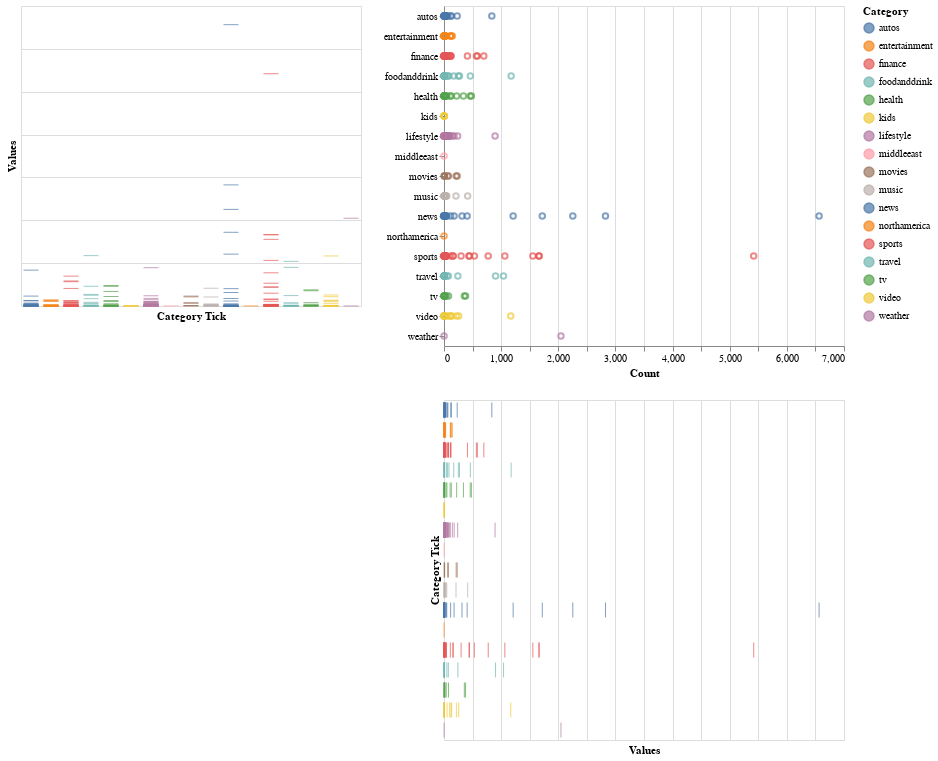

The cell this chart's notebook holds for it:
### Markdown cell above
## Altair: Scatter Plot - Interactive Dot Dash Plot
- Category

### Code cell
display(button)

# Configure the options common to all layers
brush = alt.selection(type='interval')
base = alt.Chart(df1).add_selection(brush)

# Configure the points
points = base.mark_point().encode(
    x=alt.X('Values', title='Count'),
    y=alt.Y('Category', title=''),
    color=alt.condition(brush, 'Category', alt.value('grey'))
)

# Configure the ticks
tick_axis = alt.Axis(labels=False, domain=False, ticks=False)

x_ticks = base.mark_tick().encode(
    alt.X('Values', axis=tick_axis),
    alt.Y('Category', title='Category Tick', axis=tick_axis),
    color=alt.condition(brush, 'Category', alt.value('lightgrey'))
)

y_ticks = base.mark_tick().encode(
    alt.X('Category', title='Category Tick', axis=tick_axis),
    alt.Y('Values', axis=tick_axis),
    color=alt.condition(brush, 'Category', alt.value('lightgrey'))
)

# Build the chart
y_ticks | (points & x_ticks)

### Figure 1 — Vega-Lite specification as saved in the notebook (floating-point values rounded to 4 significant figures; data arrays with more than 128 entries replaced by an {"elided": "..."} marker saying what was removed)
{"config": {"view": {"continuousWidth": 400, "continuousHeight": 300}}, "hconcat": [{"mark": "tick", "encoding": {"color": {"condition": {"type": "nominal", "field": "Category", "selection": "selector002"}, "value": "lightgrey"}, "x": {"type": "nominal", "axis": {"domain": false, "labels": false, "ticks": false}, "field": "Category", "title": "Category Tick"}, "y": {"type": "quantitative", "axis": {"domain": false, "labels": false, "ticks": false}, "field": "Values"}}, "selection": {"selector002": {"type": "interval"}}}, {"vconcat": [{"mark": "point", "encoding": {"color": {"condition": {"type": "nominal", "field": "Category", "selection": "selector002"}, "value": "grey"}, "x": {"type": "quantitative", "field": "Values", "title": "Count"}, "y": {"type": "nominal", "field": "Category", "title": ""}}, "selection": {"selector002": {"type": "interval"}}}, {"mark": "tick", "encoding": {"color": {"condition": {"type": "nominal", "field": "Category", "selection": "selector002"}, "value": "lightgrey"}, "x": {"type": "quantitative", "axis": {"domain": false, "labels": false, "ticks": false}, "field": "Values"}, "y": {"type": "nominal", "axis": {"domain": false, "labels": false, "ticks": false}, "field": "Category", "title": "Category Tick"}}, "selection": {"selector002": {"type": "interval"}}}]}], "data": {"name": "data-f7a56e7201e521f26933774bfd092be6"}, "$schema": "https://vega.github.io/schema/vega-lite/v4.8.1.json", "datasets": {"data-f7a56e7201e521f26933774bfd092be6": {"elided": "283 records"}}}
